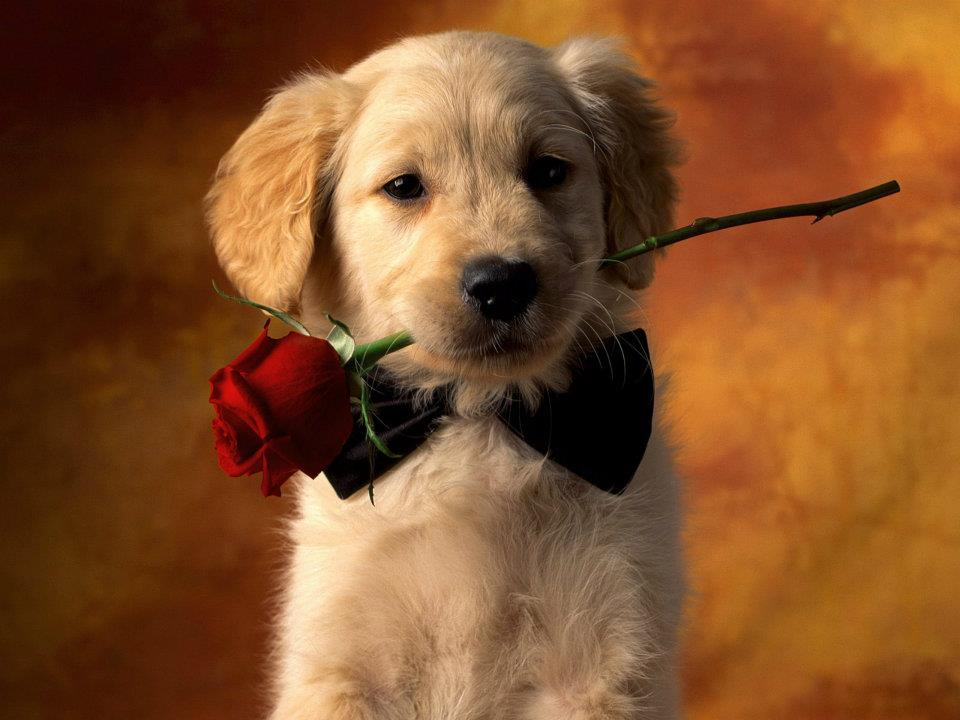
#> input picture Image Processing/images/img_1.jpg, 960 x 720 px; its folder holds only this picture in this run
$ python image_processing.py
#> lines starting #> are read from the running program, lines starting #| are printed output that depends on the picture
from PIL import Image, ImageEnhance, ImageFilter
import os

path = './images'
out = './output'

for filename in os.listdir(path):
	img = Image.open(f"{path}/{filename}")
#> img is the input picture: PIL image 960x720 RGB; mean R, G, B 130.3, 80.3, 42.1
	# print(img.size)
	# cropped_img = img.crop((300, 150, 700, 1000))
	# print(cropped_img.size)
	edit = img.filter(ImageFilter.SHARPEN)
	# [5 lines of commented-out code are left out]
	edit = img.filter(ImageFilter.SMOOTH)

	factor = 1.5
	enhancer = ImageEnhance.Contrast(edit)
	edit = enhancer.enhance(factor)
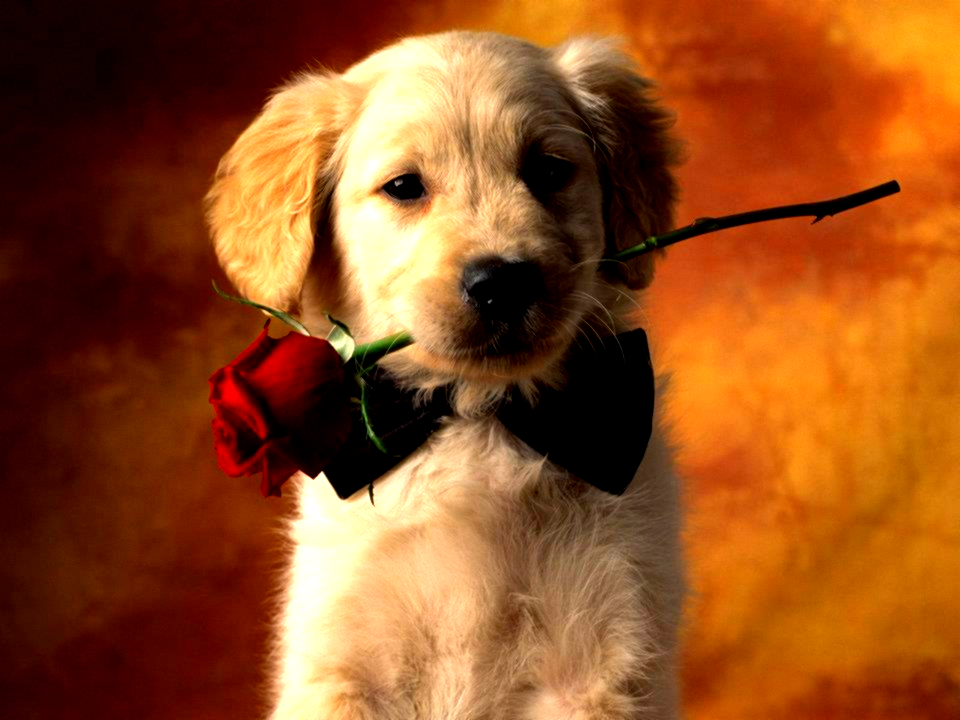
#> edit: PIL image 960x720 RGB; mean R, G, B 145.7, 78.4, 32.1

	new_name = os.path.splitext(filename)[0]
	edit.save(f'{out}/{new_name}_processed.jpg')

	edit.show()

$ run again, on Image Processing/images/img_2.jpg
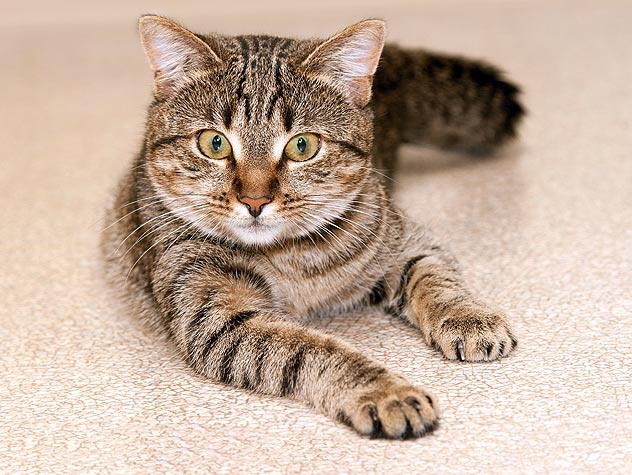
#> input picture Image Processing/images/img_2.jpg, 632 x 475 px
#> img is the input picture: PIL image 632x475 RGB; mean R, G, B 197.2, 174.6, 158.2
#> `edit = img.filter(ImageFilter.SHARPEN)`:
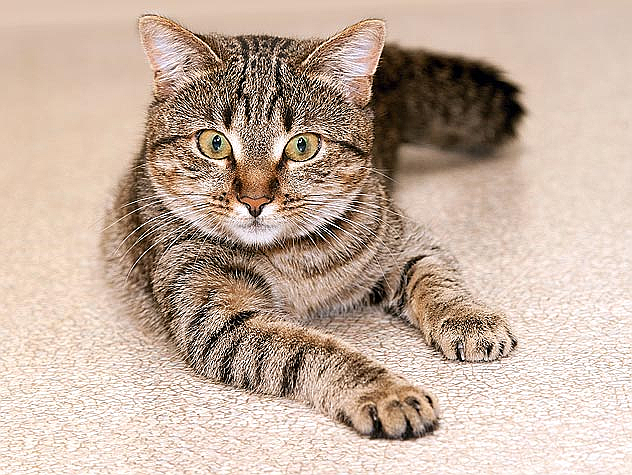
#> edit: PIL image 632x475 RGB; mean R, G, B 195.8, 174.6, 159
#> `edit = enhancer.enhance(factor)`:
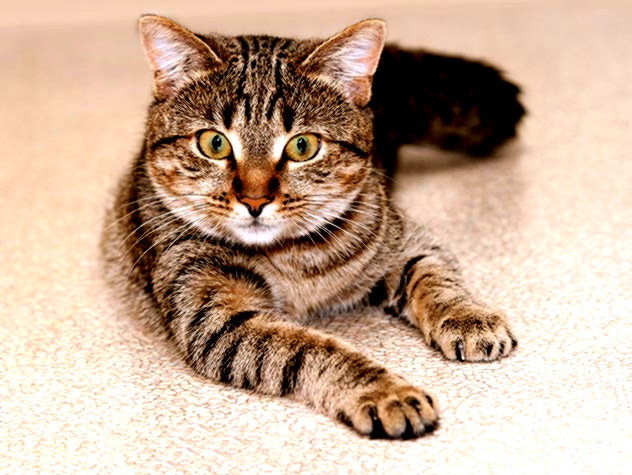
#> edit: PIL image 632x475 RGB; mean R, G, B 200.9, 173.1, 151.3
